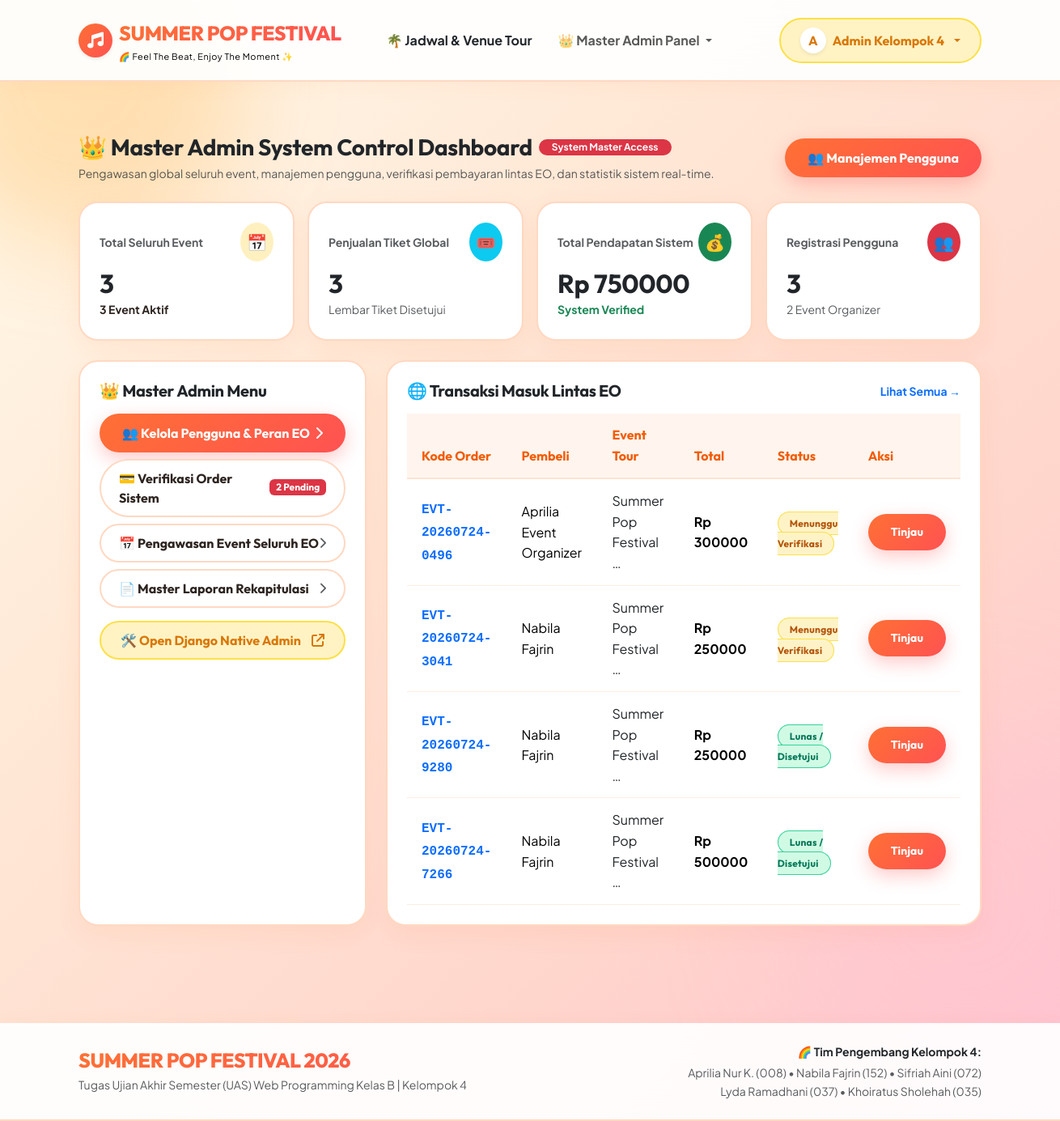
/organizer/dashboard/ (signed in), run on the app's committed database.
### events/models.py (models this page shows, shortened)
class Order(models.Model):
    PAYMENT_METHOD_CHOICES = (
        ('BANK_TRANSFER', 'Transfer Bank (BCA / BNI / BRI)'),
        ('EWALLET', 'E-Wallet (GoPay / OVO / Dana)'),
        ('QRIS', 'QRIS Instant'),
    )
    PAYMENT_STATUS_CHOICES = (
        ('PENDING', 'Menunggu Verifikasi'),
        ('PAID', 'Lunas / Disetujui'),
        ('REJECTED', 'Ditolak'),
        ('CANCELLED', 'Dibatalkan'),
    )
    order_code = models.CharField(max_length=30, unique=True)
    buyer = models.ForeignKey(User, on_delete=models.CASCADE, related_name='orders')
    event = models.ForeignKey(Event, on_delete=models.CASCADE, related_name='orders')
    quantity = models.IntegerField(default=1)
    total_amount = models.DecimalField(max_digits=12, decimal_places=0)
    payment_method = models.CharField(max_length=50, choices=PAYMENT_METHOD_CHOICES, default='QRIS')
    payment_proof = models.ImageField(upload_to='payment_proofs/', blank=True, null=True)
    payment_status = models.CharField(max_length=20, choices=PAYMENT_STATUS_CHOICES, default='PENDING')
    payment_date = models.DateTimeField(null=True, blank=True)
    notes = models.TextField(blank=True, default='')
    created_at = models.DateTimeField(auto_now_add=True)
    class Meta:
        ordering = ['-created_at']

class Event(models.Model):
    STATUS_CHOICES = (
        ('UPCOMING', 'Upcoming'),
        ('ONGOING', 'Sedang Berlangsung'),
        ('FINISHED', 'Selesai'),
        ('CANCELLED', 'Dibatalkan'),
    )
    title = models.CharField(max_length=200)
    slug = models.SlugField(unique=True, blank=True)
    category = models.ForeignKey(Category, on_delete=models.CASCADE, related_name='events')
    organizer = models.ForeignKey(User, on_delete=models.CASCADE, related_name='created_events')
    description = models.TextField()
    venue = models.CharField(max_length=200)
    start_date = models.DateTimeField()
    end_date = models.DateTimeField()
    ticket_price = models.DecimalField(max_digits=12, decimal_places=0)
    total_quota = models.IntegerField()
    quota_sold = models.IntegerField(default=0)
    poster = models.ImageField(upload_to='posters/', blank=True, null=True)
    status = models.CharField(max_length=20, choices=STATUS_CHOICES, default='UPCOMING')
    created_at = models.DateTimeField(auto_now_add=True)
    class Meta:
        ordering = ['-start_date']

### events/views.py (the view)
    @login_required
    def _wrapped_view(request, *args, **kwargs):
        is_org = hasattr(request.user, 'profile') and request.user.profile.is_organizer
        if not (is_org or request.user.is_staff):
            messages.error(request, "Akses khusus Event Organizer. Silakan hubungi admin atau daftar sebagai EO.")
            return redirect('home')
        return view_func(request, *args, **kwargs)

### events/context_processors.py (called while the page is built)
def categories_processor(request):
    return {
        'all_categories': Category.objects.all()
    }

### events/views.py (called while the page is built)
def organizer_required(view_func):
    @login_required
    def _wrapped_view(request, *args, **kwargs):
        is_org = hasattr(request.user, 'profile') and request.user.profile.is_organizer
        if not (is_org or request.user.is_staff):
            messages.error(request, "Akses khusus Event Organizer. Silakan hubungi admin atau daftar sebagai EO.")
            return redirect('home')
        return view_func(request, *args, **kwargs)
    return _wrapped_view

### templates/admin/master_dashboard.html (shortened to what this page needs)
{% extends 'base.html' %}
{% block content %}
<div class="container py-4">
  <div class="d-flex justify-content-between align-items-center mb-4">
    <div>
      <div class="d-flex align-items-center gap-2 mb-1">
        <h3 class="fw-bold text-dark mb-0" style="font-family: 'Outfit', sans-serif;">
          👑 Master Admin System Control Dashboard
        </h3>
        <span class="badge bg-danger text-white px-3 py-1.5 rounded-pill">System Master Access</span>
      </div>
      <p class="text-muted small mb-0">Pengawasan global seluruh event, manajemen pengguna, verifikasi pembayaran lintas EO, dan statistik sistem real-time.</p>
    </div>
    <a href="{% url 'admin_user_manage' %}" class="btn btn-coral">
      👥 Manajemen Pengguna
    </a>
  </div>
  <div class="row g-3 mb-4">
    <div class="col-6 col-md-3">
      <div class="cute-card p-3 p-md-4">
        <div class="d-flex justify-content-between align-items-center mb-2">
          <small class="text-muted fw-bold">Total Seluruh Event</small>
          <div class="rounded-circle bg-warning bg-opacity-25 p-2 text-orange fs-5">📅</div>
        </div>
        <h2 class="fw-bold text-dark mb-0" style="font-family: 'Outfit', sans-serif;">{{ total_events }}</h2>
        <small class="text-orange fw-bold">{{ active_events }} Event Aktif</small>
      </div>
    </div>
    <div class="col-6 col-md-3">
      <div class="cute-card p-3 p-md-4">
        <div class="d-flex justify-content-between align-items-center mb-2">
          <small class="text-muted fw-bold">Penjualan Tiket Global</small>
          <div class="rounded-circle bg-info bg-opacity-15 p-2 text-info fs-5">🎟️</div>
        </div>
        <h2 class="fw-bold text-dark mb-0" style="font-family: 'Outfit', sans-serif;">{{ total_tickets_sold }}</h2>
        <small class="text-muted">Lembar Tiket Disetujui</small>
      </div>
    </div>
    <div class="col-6 col-md-3">
      <div class="cute-card p-3 p-md-4">
        <div class="d-flex justify-content-between align-items-center mb-2">
          <small class="text-muted fw-bold">Total Pendapatan Sistem</small>
          <div class="rounded-circle bg-success bg-opacity-15 p-2 text-success fs-5">💰</div>
        </div>
        <h2 class="fw-bold text-dark mb-0" style="font-family: 'Outfit', sans-serif;">Rp {{ total_revenue|floatformat:0 }}</h2>
        <small class="text-success fw-bold">System Verified</small>
      </div>
    </div>
    <div class="col-6 col-md-3">
      <div class="cute-card p-3 p-md-4">
        <div class="d-flex justify-content-between align-items-center mb-2">
          <small class="text-muted fw-bold">Registrasi Pengguna</small>
          <div class="rounded-circle bg-danger bg-opacity-15 p-2 text-danger fs-5">👥</div>
        </div>
        <h2 class="fw-bold text-dark mb-0" style="font-family: 'Outfit', sans-serif;">{{ user_count }}</h2>
        <small class="text-muted">{{ organizer_count }} Event Organizer</small>
      </div>
    </div>
  </div>
  <div class="row g-4 mb-4">
    <div class="col-md-4">
      <div class="cute-card p-4 h-100">
        <h5 class="fw-bold text-dark mb-3" style="font-family: 'Outfit', sans-serif;">👑 Master Admin Menu</h5>
        <div class="vstack gap-2">
          <a href="{% url 'admin_user_manage' %}" class="btn btn-coral text-start py-2.5 d-flex align-items-center justify-content-between text-white">
            <span>👥 Kelola Pengguna & Peran EO</span>
            <i class="fa-solid fa-chevron-right"></i>
          </a>
          <a href="{% url 'organizer_order_list' %}?status=PENDING" class="btn btn-outline-cute text-start py-2.5 d-flex align-items-center justify-content-between">
            <span>💳 Verifikasi Order Sistem</span>
            <span class="badge bg-danger text-white">{{ pending_orders_count }} Pending</span>
          </a>
          <a href="{% url 'organizer_event_list' %}" class="btn btn-outline-cute text-start py-2.5 d-flex align-items-center justify-content-between">
            <span>📅 Pengawasan Event Seluruh EO</span>
            <i class="fa-solid fa-chevron-right small text-muted"></i>
          </a>
          <a href="{% url 'organizer_reports' %}" class="btn btn-outline-cute text-start py-2.5 d-flex align-items-center justify-content-between">
            <span>📄 Master Laporan Rekapitulasi</span>
            <i class="fa-solid fa-chevron-right small text-muted"></i>
          </a>
          <a href="/admin/" target="_blank" class="btn btn-soft-yellow text-start py-2.5 d-flex align-items-center justify-content-between mt-2">
            <span>🛠️ Open Django Native Admin</span>
            <i class="fa-solid fa-arrow-up-right-from-square"></i>
          </a>
        </div>
      </div>
    </div>
    <div class="col-md-8">
      <div class="cute-card p-4 h-100">
        <div class="d-flex justify-content-between align-items-center mb-3">
          <h5 class="fw-bold text-dark mb-0" style="font-family: 'Outfit', sans-serif;">🌐 Transaksi Masuk Lintas EO</h5>
          <a href="{% url 'organizer_order_list' %}" class="small text-orange fw-bold text-decoration-none">Lihat Semua →</a>
        </div>
        {% if recent_orders %}
          <div class="table-responsive">
            <table class="table table-cute align-middle mb-0">
              <thead>
                <tr>
                  <th>Kode Order</th>
                  <th>Pembeli</th>
                  <th>Event Tour</th>
                  <th>Total</th>
                  <th>Status</th>
                  <th>Aksi</th>
                </tr>
              </thead>
              <tbody>
                {% for order in recent_orders %}
                  <tr>
                    <td>
                      <a href="{% url 'organizer_order_detail' pk=order.pk %}" class="font-monospace text-orange text-decoration-none fw-bold">
                        {{ order.order_code }}
                      </a>
                    </td>
                    <td>{{ order.buyer.get_full_name|default:order.buyer.username }}</td>
                    <td class="text-dark">{{ order.event.title|truncatewords:3 }}</td>
                    <td class="fw-bold">Rp {{ order.total_amount|floatformat:0 }}</td>
                    <td>
                      <span class="badge-status badge-{{ order.payment_status|lower }}">
                        {{ order.get_payment_status_display }}
                      </span>
                    </td>
                    <td>
                      <a href="{% url 'organizer_order_detail' pk=order.pk %}" class="btn btn-coral btn-sm text-white">
                        Tinjau
                      </a>
                    </td>
                  </tr>
                {% endfor %}
              </tbody>
            </table>
          </div>
        {% else %}
          <p class="text-muted small my-4 text-center">Belum ada pesanan masuk.</p>
        {% endif %}
      </div>
    </div>
  </div>
</div>
{% endblock %}

### templates/navbar.html (shortened to what this page needs)
{% load static %}
<nav class="navbar navbar-expand-lg sticky-top soft-nav py-3">
  <div class="container">
    <a class="navbar-brand d-flex align-items-center gap-2" href="{% url 'home' %}">
      <div class="rounded-circle p-2 d-flex align-items-center justify-content-center shadow-sm" style="background: linear-gradient(135deg, #ff7034, #ff5252); width: 42px; height: 42px;">
        <i class="fa-solid fa-music text-white fs-5"></i>
      </div>
      <div>
        <span class="brand-title">SUMMER POP FESTIVAL</span>
        <small class="d-block text-orange font-weight-bold" style="font-size: 0.68rem; letter-spacing: 0.5px;">🌈 Feel The Beat, Enjoy The Moment ✨</small>
      </div>
    </a>
    <div class="collapse navbar-collapse" id="navbarNav">
      <ul class="navbar-nav me-auto mb-2 mb-lg-0 ms-lg-4">
        <li class="nav-item">
          <a class="nav-link text-dark fw-bold px-3" href="{% url 'home' %}">
            🌴 Jadwal & Venue Tour
          </a>
        </li>
        {% if user.is_authenticated %}
          {% if user.profile.is_organizer or user.is_staff %}
            <li class="nav-item dropdown">
              <a class="nav-link dropdown-toggle text-orange fw-bold px-3" href="#" id="eoDropdown" role="button" data-bs-toggle="dropdown">
                {% if user.is_staff %}👑 Master Admin Panel{% else %}✨ Panel Organizer (EO){% endif %}
              </a>
            </li>
          {% endif %}
        {% endif %}
      </ul>
      <div class="d-flex align-items-center gap-2">
        {% if user.is_authenticated %}
          <div class="dropdown">
            <button class="btn btn-soft-yellow dropdown-toggle d-flex align-items-center gap-2" type="button" data-bs-toggle="dropdown">
              <div class="rounded-circle bg-white text-orange fw-bold d-flex align-items-center justify-content-center shadow-sm" style="width: 32px; height: 32px;">
                {{ user.username|slice:":1"|upper }}
              </div>
              <span class="d-none d-md-inline">{{ user.first_name|default:user.username }}</span>
            </button>
          </div>
        {% else %}
          <a href="{% url 'login' %}" class="btn btn-outline-cute">Masuk</a>
          <a href="{% url 'register' %}" class="btn btn-coral">Daftar Akun</a>
        {% endif %}
      </div>
    </div>
  </div>
</nav>

### static/css/styles.css (style rules this page uses)
html { scroll-behavior: smooth; }
:root { --bg-gradient: linear-gradient(135deg, #fffbeb 0%, #ffe8d6 35%, #ffd6cc 70%, #ffc2d1 100%); --bg-card: #ffffff; --bg-card-soft: #fffdf9; --bg-banner: linear-gradient(135deg, #ff9f1c 0%, #ff7034 50%, #ff5252 100%); --primary-coral: #ff5252; --primary-orange: #ff7034; --primary-yellow: #ff9f1c; --soft-yellow: #fffae6; --soft-pink: #ffe5ec; --soft-purple: #f3e8ff; --soft-mint: #d1fae5; --soft-blue: #e0f2fe; --text-dark: #2d2420; --text-muted: #6e6259; --text-orange: #f25c05; --border-color: #ffd8c2; --border-radius: 24px; --shadow-soft: 0 10px 30px rgba(255, 112, 52, 0.08); --shadow-hover: 0 20px 45px rgba(255, 82, 82, 0.18); --font-body: 'Plus Jakarta Sans', sans-serif; --font-heading: 'Outfit', 'Fredoka', sans-serif; }
body { font-family: var(--font-body); background: var(--bg-gradient); color: var(--text-dark); min-height: 100vh; display: flex; flex-direction: column; position: relative; overflow-x: hidden; background-attachment: fixed; line-height: 1.6; }
body::before { content: ''; position: absolute; top: -100px; left: -100px; width: 400px; height: 400px; background: rgba(255, 159, 28, 0.25); border-radius: 50%; filter: blur(60px); z-index: -1; pointer-events: none; }
body::after { content: ''; position: absolute; bottom: 50px; right: -100px; width: 450px; height: 450px; background: rgba(255, 194, 209, 0.35); border-radius: 50%; filter: blur(70px); z-index: -1; pointer-events: none; }
.soft-nav { background: rgba(255, 255, 255, 0.92); backdrop-filter: blur(20px); -webkit-backdrop-filter: blur(20px); border-bottom: 2px solid var(--border-color); box-shadow: 0 4px 25px rgba(255, 112, 52, 0.06); z-index: 1000; }
.brand-title { font-family: var(--font-heading); font-weight: 800; font-size: 1.55rem; letter-spacing: -0.5px; background: linear-gradient(135deg, #ff7034, #ff5252); -webkit-background-clip: text; -webkit-text-fill-color: transparent; }
h1, h2, h3, h4, h5, h6 { font-family: var(--font-heading); letter-spacing: -0.3px; }
.cute-card { background: var(--bg-card); border: 2px solid var(--border-color); border-radius: var(--border-radius); box-shadow: var(--shadow-soft); transition: all 0.35s cubic-bezier(0.16, 1, 0.3, 1); }
.badge-status { padding: 6px 14px; font-size: 0.75rem; font-weight: 700; border-radius: 50px; letter-spacing: 0.3px; font-family: var(--font-heading); }
.badge-paid { background: #d1fae5; color: #047857; border: 1.5px solid #34d399; }
.badge-pending { background: #fef3c7; color: #b45309; border: 1.5px solid #fde047; }
.btn-coral { background: linear-gradient(135deg, #ff7034, #ff5252); color: #ffffff !important; border: none; font-family: var(--font-heading); font-weight: 700; border-radius: 50px; padding: 12px 28px; box-shadow: 0 8px 22px rgba(255, 82, 82, 0.3); transition: all 0.25s ease; }
.btn-soft-yellow { background: #fff3c4; color: #d97706 !important; border: 2px solid #fde047; font-family: var(--font-heading); font-weight: 700; border-radius: 50px; padding: 10px 24px; transition: all 0.25s ease; }
.btn-outline-cute { background: #ffffff; border: 2px solid var(--border-color); color: var(--text-dark); font-family: var(--font-heading); font-weight: 700; border-radius: 50px; padding: 10px 22px; transition: all 0.2s ease; }
.table-cute { color: var(--text-dark); }
.table-cute th { background-color: #fff5ee; color: var(--text-orange); font-family: var(--font-heading); font-weight: 700; border-bottom: 2px solid #ffe3d1; padding: 14px 18px; }
.table-cute td { border-bottom: 1px solid #ffede0; padding: 14px 18px; vertical-align: middle; }

### data on the page
Order: order_code "EVT-20260724-0496", buyer.get_full_name "Aprilia Event Organizer", event "Summer Pop Festival …", total_amount "300000", payment_status "Menunggu Verifikasi"
Order: order_code "EVT-20260724-3041", buyer.get_full_name "Nabila Fajrin", event "Summer Pop Festival …", total_amount "250000", payment_status "Menunggu Verifikasi"
Order: order_code "EVT-20260724-9280", buyer.get_full_name "Nabila Fajrin", event "Summer Pop Festival …", total_amount "250000", payment_status "Lunas / Disetujui"
Order: order_code "EVT-20260724-7266", buyer.get_full_name "Nabila Fajrin", event "Summer Pop Festival …", total_amount "500000", payment_status "Lunas / Disetujui"

### other printed values
{{ user.username|slice:":1"|upper }} "A"
{{ user.first_name|default:user.username }} "Admin Kelompok 4"
{{ total_events }} "3"
{{ active_events }} "3"
{{ total_tickets_sold }} "3"
{{ total_revenue|floatformat:0 }} "750000"
{{ user_count }} "3"
{{ organizer_count }} "2"
{{ pending_orders_count }} "2"
